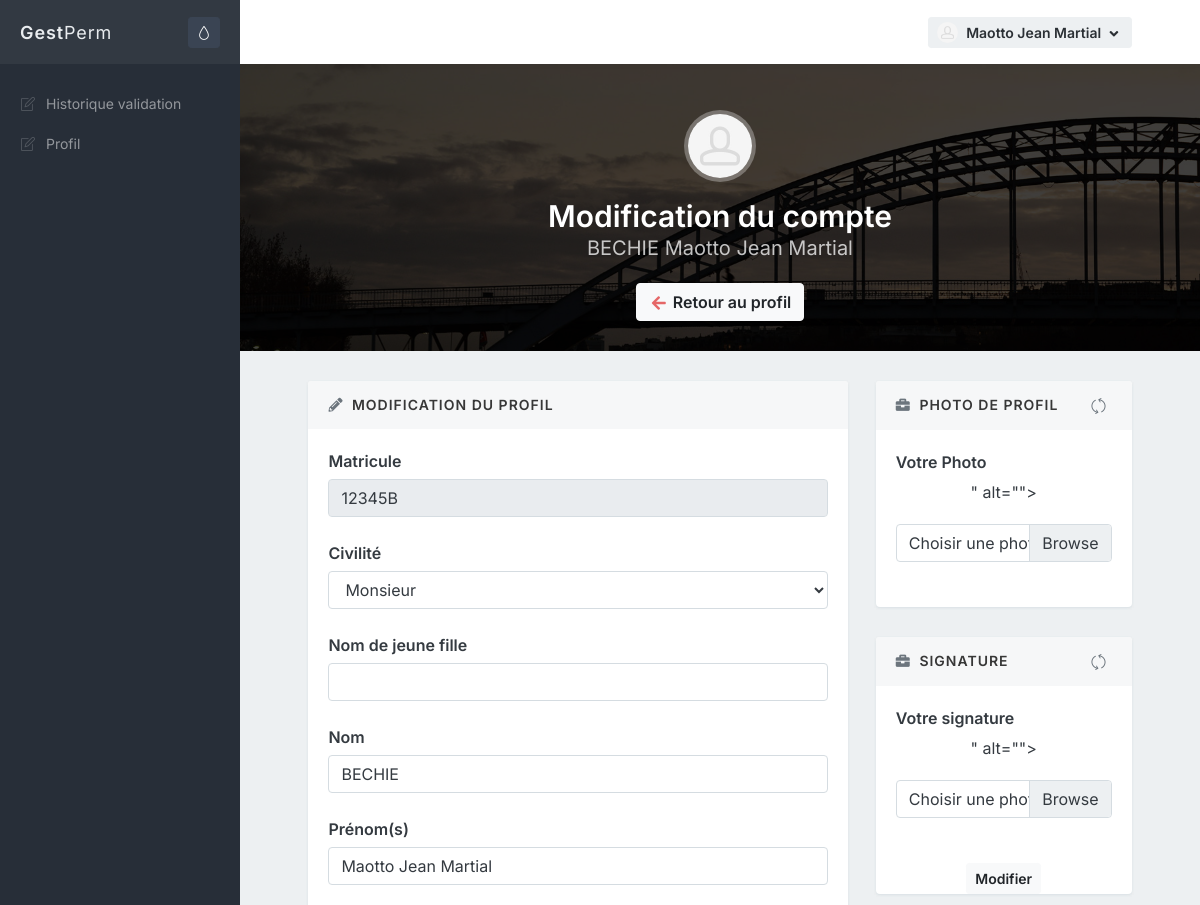
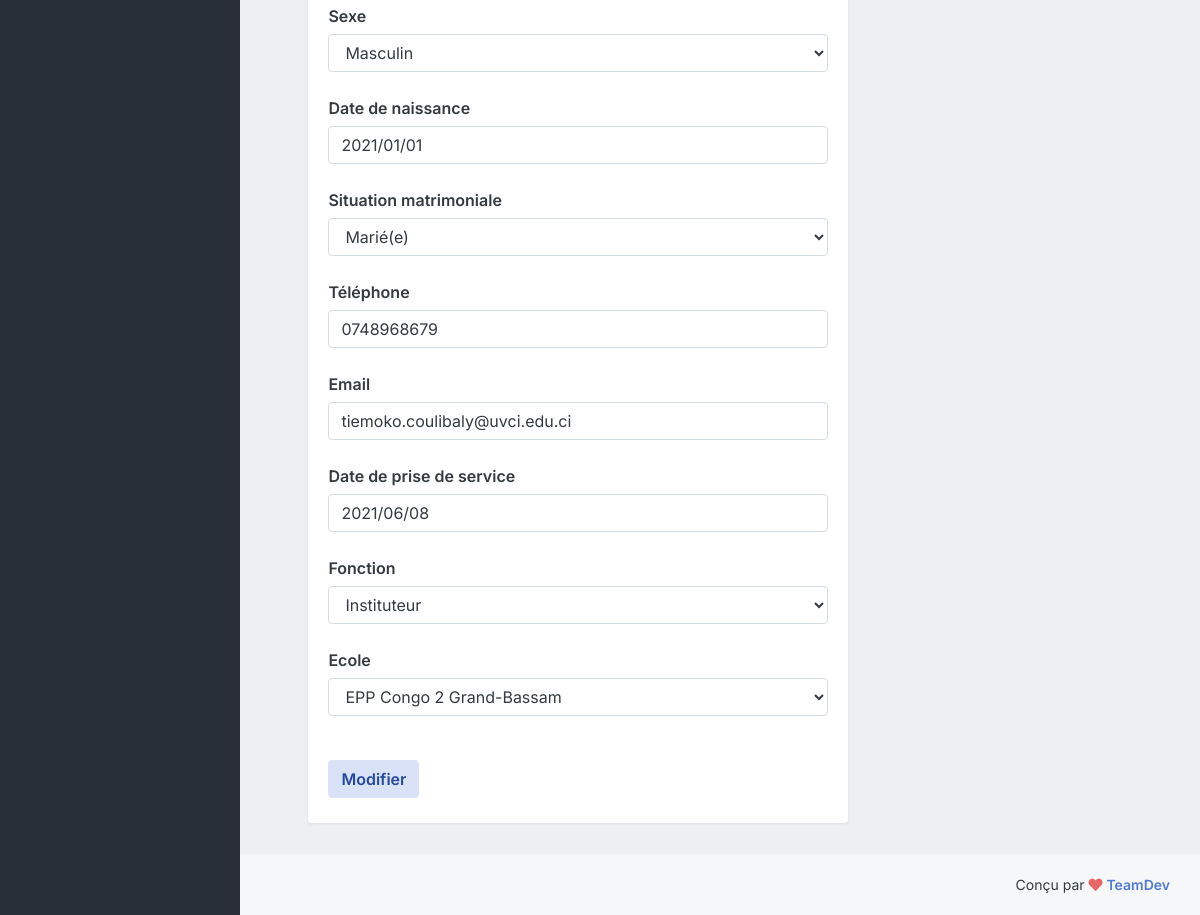
The page /admin/profile_edit.php (signed in) on the database its author committed (2 pictures, top to bottom).
### tables this page shows
CREATE TABLE IF NOT EXISTS `agent` (
  `IdAgent` int(11) NOT NULL AUTO_INCREMENT,
  `MatriculeAgent` varchar(255) NOT NULL,
  `NomAgent` varchar(255) NOT NULL,
  `PrenomsAgent` varchar(255) NOT NULL,
  `CiviliteAgent` varchar(25) NOT NULL,
  `NomJeuneFilleAgent` varchar(255) NOT NULL DEFAULT '',
  `SexeAgent` varchar(25) NOT NULL,
  `DateNaissanceAgent` date NOT NULL,
  `TelAgent` varchar(25) NOT NULL DEFAULT '',
  `EmailAgent` varchar(255) NOT NULL DEFAULT '',
  `DatePriseServiceAgent` date DEFAULT NULL,
  `SituationMatrimonialeAgent` varchar(255) NOT NULL,
  `DateCreationAgent` date NOT NULL,
  `PasswordAgent` varchar(255) NOT NULL,
  `IdEmploi` int(11) NOT NULL DEFAULT '-1',
  `IdFonction` int(11) NOT NULL DEFAULT '-1',
  `TypeAgent` int(11) NOT NULL DEFAULT '1',
  `IdEcole` int(11) NOT NULL DEFAULT '1',
  `photoAgent` text,
  `signatureAgent` text,
  PRIMARY KEY (`IdAgent`)
);

CREATE TABLE IF NOT EXISTS `fonction` (
  `IdFonction` int(11) NOT NULL AUTO_INCREMENT,
  `NomFonction` varchar(255) NOT NULL,
  PRIMARY KEY (`IdFonction`)
);

CREATE TABLE IF NOT EXISTS `ecole` (
  `IdEcole` int(11) NOT NULL AUTO_INCREMENT,
  `NomEcole` varchar(255) NOT NULL DEFAULT '',
  `TypeEcole` varchar(160) NOT NULL DEFAULT 'Primaire',
  `TelEcole` varchar(255) NOT NULL DEFAULT '',
  `EmailEcole` varchar(255) NOT NULL DEFAULT '',
  `LocaliteEcole` bigint(20) NOT NULL DEFAULT '1',
  `IdInspection` int(11) NOT NULL DEFAULT '1',
  PRIMARY KEY (`IdEcole`)
);

### admin/profile_edit.php (the view, shortened to what the rows shown need)
<?php require 'inc/_global/config.php'; ?>
<?php require 'inc/backend/config.php'; ?>
<?php require 'inc/_global/views/head_start.php'; ?>
<?php require 'inc/_global/views/head_end.php'; ?>
<?php require 'inc/_global/views/page_start.php'; ?>
<?php $one->get_css('js/plugins/bootstrap-datepicker/css/bootstrap-datepicker3.min.css'); ?>
<?php $one->get_css('js/plugins/select2/css/select2.min.css'); ?>
<?php $one->get_css('js/plugins/flatpickr/flatpickr.min.css'); ?>
<?php
    $IdAgent = $_SESSION['auth']['user']->IdAgent;
    $agent1=DataBase::SelectQuery("SELECT * FROM agent WHERE IdAgent='$IdAgent'");
?>
<div class="bg-image" style="background-image: url('<?php echo $one->assets_folder; ?>/media/photos/photo8@2x.jpg');">
    <div class="bg-black-75">
        <div class="content content-full text-center">
            <div class="my-3">
            <?php
                if($agent1["0"]->photoAgent){
            ?>
                <img class="img-avatar img-avatar-thumb" src="<?php echo "upload/avatar/".$agent1["0"]->photoAgent;?>" alt="">
            <?php } else $one->get_avatar(13, '', false, true); ?>
            </div>
            <h1 class="h2 text-white mb-0">Modification du compte</h1>
            <h2 class="h4 font-w400 text-white-75">
                <?php echo $agent1["0"]->NomAgent.' '.$agent1["0"]->PrenomsAgent; ?>
            </h2>
            <a class="btn btn-light" href="profile.php">
                <i class="fa fa-fw fa-arrow-left text-danger"></i> Retour au profil
            </a>
       </div>
    </div>
</div>
<div class="content content-boxed">
    <div class="row">
        <div class="col-md-7 col-xl-8">
            <div class="block block-rounded">
                <div class="block-content">
                <form  enctype="multipart/form-data">
                <div class="row push">
                    <div class="col-lg-12 col-xl-12">
                        <div class="form-group">
                            <label for="matriculeAgent">Matricule</label>
                            <input type="text" class="form-control" id="matriculeAgent" readonly name="matricule" value="<?php echo $agent1["0"]->MatriculeAgent; ?>">
                        </div>
                        <div class="form-group">
                            <label for="civiliteAgent">Civilité</label>
                            <select class="form-control" id="civiliteAgent" name="civilite">
                            <?php
                                if($agent1["0"]->CiviliteAgent === "Monsieur"){
                                    echo '<option value="Monsieur" selected="selected">Monsieur</option>
                                        <option value="Madame">Madame</option>
                                        <option value="Mademoiselle">Madémoiselle</option>';
                                }elseif($agent1["0"]->CiviliteAgent === "Madame"){
                                    echo '<option value="Monsieur">Monsieur</option>
                                        <option value="Madame" selected="selected">Madame</option>
                                        <option value="Mademoiselle">Madémoiselle</option>';
                                }elseif($agent1["0"]->CiviliteAgent === "Mademoiselle"){
                                    echo '<option value="Monsieur">Monsieur</option>
                                        <option value="Madame">Madame</option>
                                        <option value="Mademoiselle" selected="selected">Madémoiselle</option>';
                                }else{
                                    echo '<option value="Monsieur">Monsieur</option>
                                        <option value="Madame">Madame</option>
                                        <option value="Mademoiselle">Madémoiselle</option>';
                                }
                            ?>
                            </select>
                        </div>
                        <div class="form-group">
                            <label for="nomAgent">Nom</label>
                            <input type="text" class="form-control" id="nomAgent" name="nom" value="<?php echo $agent1["0"]->NomAgent; ?>">
                        </div>
                        <div class="form-group">
                            <label for="prenomsAgent">Prénom(s)</label>
                            <input type="text" class="form-control" id="prenomsAgent" name="prenoms" value="<?php echo $agent1["0"]->PrenomsAgent; ?>">
                        </div>
                        <div class="form-group">
                            <label for="sexeAgent">Sexe</label>
                            <select class="form-control" id="sexeAgent" name="sexe">
                            <?php
                                if($agent1["0"]->SexeAgent === "F"){
                                    echo '<option value="F" selected="selected">Féminin</option>';
                                    echo '<option value="M">Masculin</option>';
                                }else{
                                    echo '<option value="M" selected="selected">Masculin</option>';
                                }
                            ?>
                            </select>
                        </div>
                        <div class="form-group">
                            <label for="dateNaissanceAgent">Date de naissance</label>
                            <?php
                                if($agent1["0"]->DateNaissanceAgent){
                                    $date = date_create($agent1["0"]->DateNaissanceAgent);
                                    echo '<input type="text" class="js-flatpickr form-control bg-white" id="dateNaissanceAgent" name="dateNaissance" value="'.date_format($date, 'Y/m/d').'"  placeholder="jj/mm/aaaa" data-date-format="Y/m/d">';
                                }else{
                                    echo '<input type="text" class="js-flatpickr form-control bg-white" id="dateNaissanceAgent" name="dateNaissance" placeholder="jj/mm/aaaa" data-date-format="d/m/Y">';
                                }
                            ?>
                        </div>
                        <div class="form-group">
                            <label for="situationMatrimonialeAgent">Situation matrimoniale</label>
                            <select class="form-control" id="situationMatrimonialeAgent" name="situationMatrimoniale">
                                <?php
                                    if($agent1["0"]->SituationMatrimonialeAgent === "Celibat"){
                                        echo '<option value="Celibat" selected="selected">Célibataire</option>
                                            <option value="Marie">Marié(e)</option>
                                            <option value="Veuve">Veuf(ve)</option>';
                                    }elseif($agent1["0"]->SituationMatrimonialeAgent === "Marie"){
                                        echo '<option value="Celibat">Célibataire</option>
                                            <option value="Marie" selected="selected">Marié(e)</option>
                                            <option value="Veuve">Veuf(ve)</option>';
                                    }elseif($agent1["0"]->SituationMatrimonialeAgent === "Veuve"){
                                        echo '<option value="Celibat">Célibataire</option>
                                            <option value="Marie">Marié(e)</option>
                                            <option value="Veuve" selected="selected">Veuf(ve)</option>';
                                    }else{
                                        echo '<option value="Celibat">Célibataire</option>
                                            <option value="Marie">Marié(e)</option>
                                            <option value="Veuve">Veuf(ve)</option>';
                                    }
                                ?>
                            </select>
                        </div>
                        <div class="form-group">
                            <label for="telephoneAgent">Téléphone</label>
                            <input type="text" class="form-control" id="telephoneAgent" name="telephone" value="<?php echo $agent1["0"]->TelAgent; ?>">
                        </div>
                        <div class="form-group">
                            <label for="emailAgent">Email</label>
                            <input type="email" class="form-control" id="emailAgent" name="email" value="<?php echo $agent1["0"]->EmailAgent; ?>">
                        </div>
                        <div class="form-group">
                            <label for="datePriseServiceAgent">Date de prise de service</label>
                            <?php
                                if($agent1["0"]->DatePriseServiceAgent){
                                    $date = date_create($agent1["0"]->DatePriseServiceAgent);
                                    echo '<input type="text" class="js-flatpickr form-control bg-white" id="datePriseServiceAgent" name="datePriseService" value="'.date_format($date, 'Y/m/d').'"  placeholder="jj/mm/aaaa" data-date-format="Y/m/d">';
                                }else{
                                    echo '<input type="text" class="js-flatpickr form-control bg-white" id="datePriseServiceAgent" name="datePriseService" placeholder="jj/mm/aaaa" data-date-format="Y/m/d">';
                                }
                            ?>
                        </div>
                        <div class="form-group">
                            <label for="fonctionAgent">Fonction</label>
                            <select class="js-select2 form-control" id="fonctionAgent" name="fonction" style="width: 100%;"  data-placeholder="Choisir une..">
                                <?php
                                    $fonctions=Database::SelectQuery("SELECT * FROM fonction ORDER BY NomFonction ASC");
                                    foreach($fonctions as $fonction):
                                ?>
                                <option value="<?=$fonction->IdFonction?>" <?php if($fonction->IdFonction === $agent1["0"]->IdFonction){ echo "selected =\"selected\""; } ?> > <?=$fonction->NomFonction?></option>
                                <?php endforeach ?>
                            </select>
                        </div>
                        <div class="form-group">
                            <label for="ecoleAgent">Ecole</label>
                            <select class="js-select2 form-control" id="ecoleAgent" name="ecoleAgent" style="width: 100%;"  data-placeholder="Choisir une..">
                                <?php
                                    $ecoles=Database::SelectQuery("SELECT * FROM ecole ORDER BY NomEcole ASC");
                                    foreach($ecoles as $ecole):
                                ?>
                                <option value="<?=$ecole->IdEcole?>" <?php if($ecole->IdEcole === $agent1["0"]->IdEcole){ echo "selected =\"selected\""; } ?> > <?=$ecole->NomEcole?></option>
                                <?php endforeach ?>
                            </select>
                        </div>
                    </div>
                </div>
            </form>
                </div>
            </div>
        </div>
        </div>
    </div>
</div>
<?php require 'inc/_global/views/footer_end.php'; ?>

### rows shown on the page
agent: NomAgent "BECHIE", PrenomsAgent "Maotto Jean Martial", matricule "12345B", civilite "Monsieur", nom "BECHIE", prenoms "Maotto Jean Martial", sexe "Masculin", dateNaissance "2021/01/01", situationMatrimoniale "Marié(e)", telephone "0748968679", email "tiemoko.coulibaly@uvci.edu.ci", datePriseService "2021/06/08", fonction "Instituteur", ecoleAgent "EPP Congo 2 Grand-Bassam"

### other values the page prints
$node['name'] "Historique validation Profil"
$PreUser "Maotto Jean Martial"
